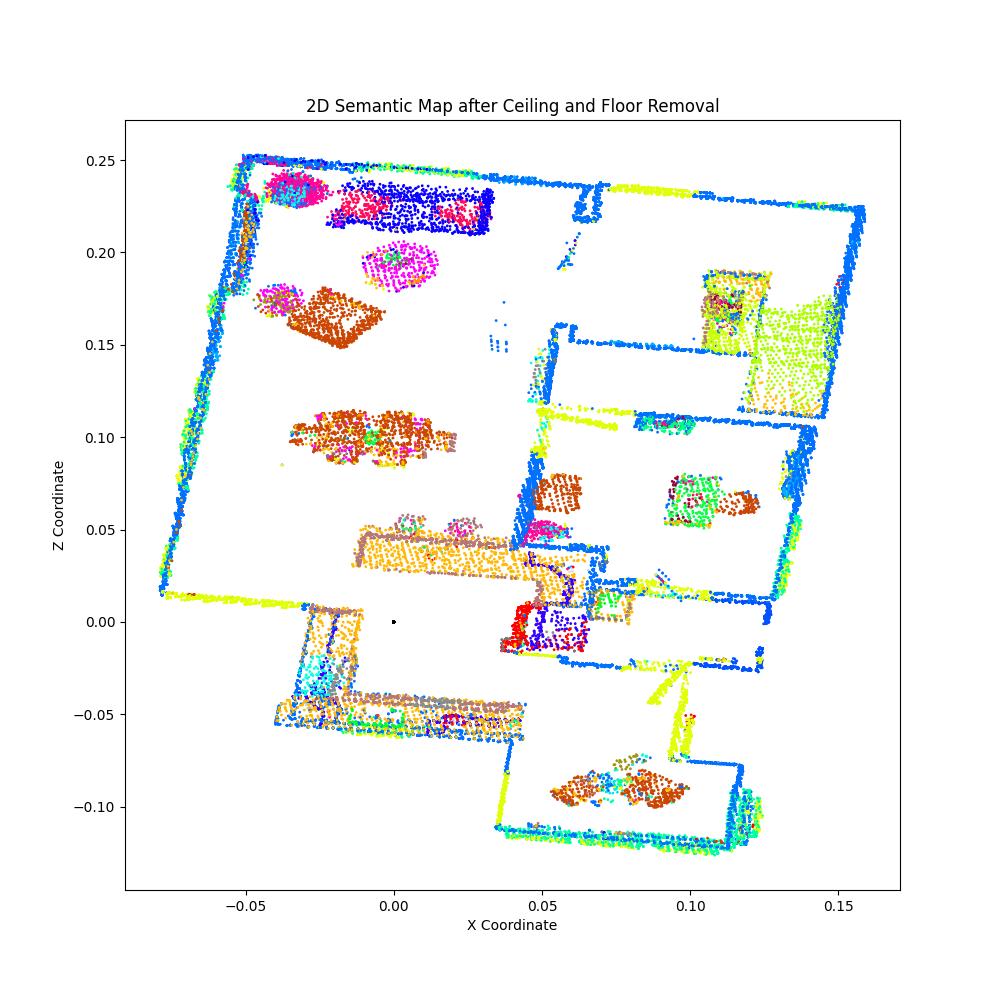

Here is the Python script that generated this plot:

import numpy as np
import matplotlib.pyplot as plt
import argparse
import os

# 設置argparser來讀取命令列參數
parser = argparse.ArgumentParser(description="2D Semantic Map Construction")
parser.add_argument('--data-root', type=str, default='semantic_3d_pointcloud')
args = parser.parse_args()

data_root = args.data_root
points_path = os.path.join(data_root, 'point.npy')  #   point.npy: 語意點雲數據檔案
colors_path = os.path.join(data_root, "color0255.npy")

# 讀取點雲數據
points = np.load(points_path)
colors = np.load(colors_path)

""" 查看y座標最大最小值 """
y_coords = points[:, 1]
print("Y-coordinate min:", np.min(y_coords))
print("Y-coordinate max", np.max(y_coords))

""" 去除天花板和地板點雲(一樣根據y軸來過濾) """
valid_points = points[(points[:, 1] > -0.034) & (points[:, 1] < 0.013)]
valid_colors = colors[(points[:, 1] > -0.034) & (points[:, 1] < 0.013)]

print("Valid points shape:", valid_points.shape)
""" 取出x, z座標來做2D地圖繪製 """
x = valid_points[:, 0]
z = valid_points[:, 2]

""" 繪製散點圖 """
plt.figure(figsize=(10, 10))
plt.scatter(x, z, c=valid_colors / 255, s=1)    # 使用RGB, 並縮放到[0, 1]範圍
plt.title("2D Semantic Map after Ceiling and Floor Removal")
plt.xlabel("X Coordinate")
plt.ylabel("Z Coordinate")
plt.savefig("map.png")
plt.show()
